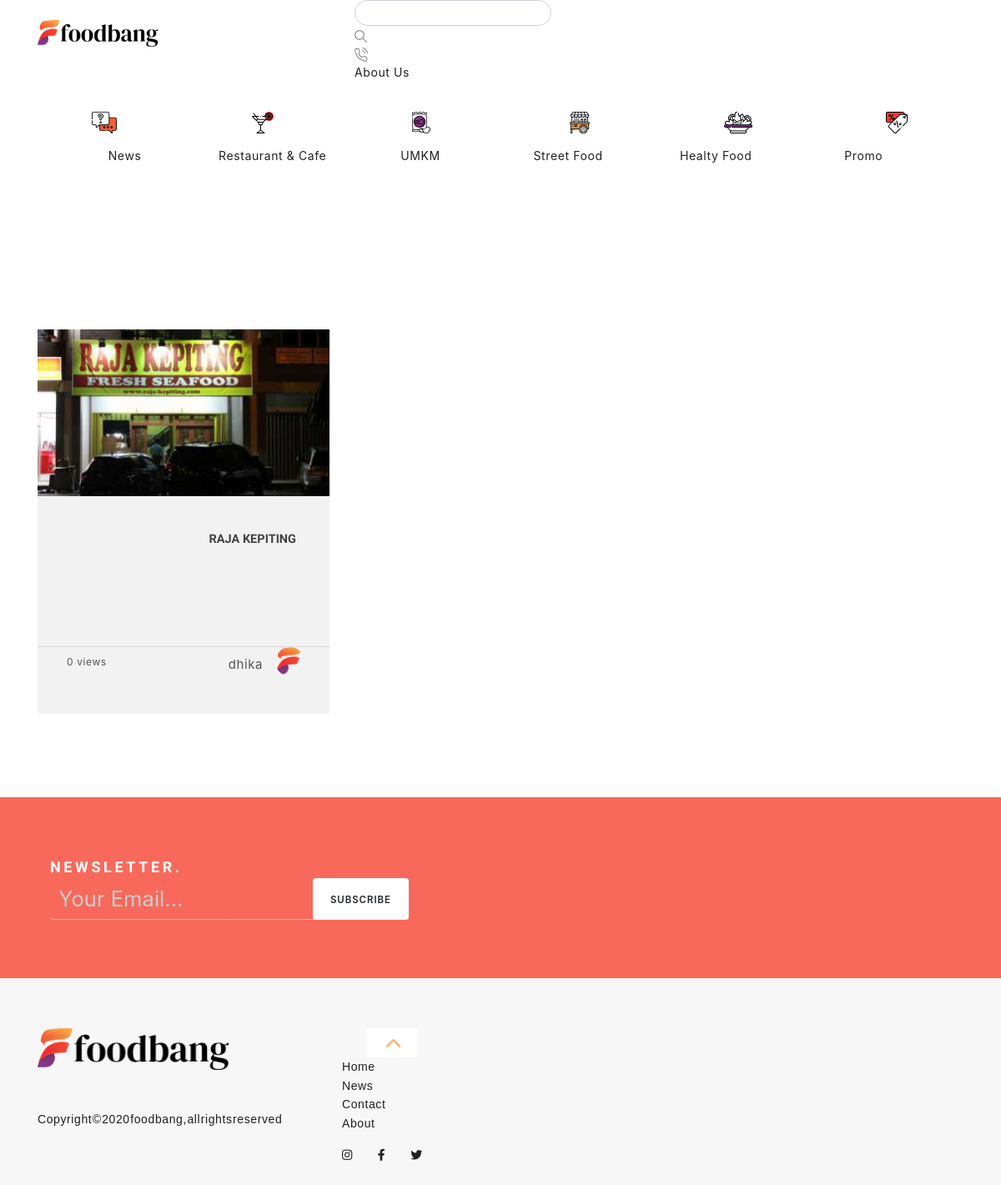
Page /category/makan-kenyang on the earlier database version.
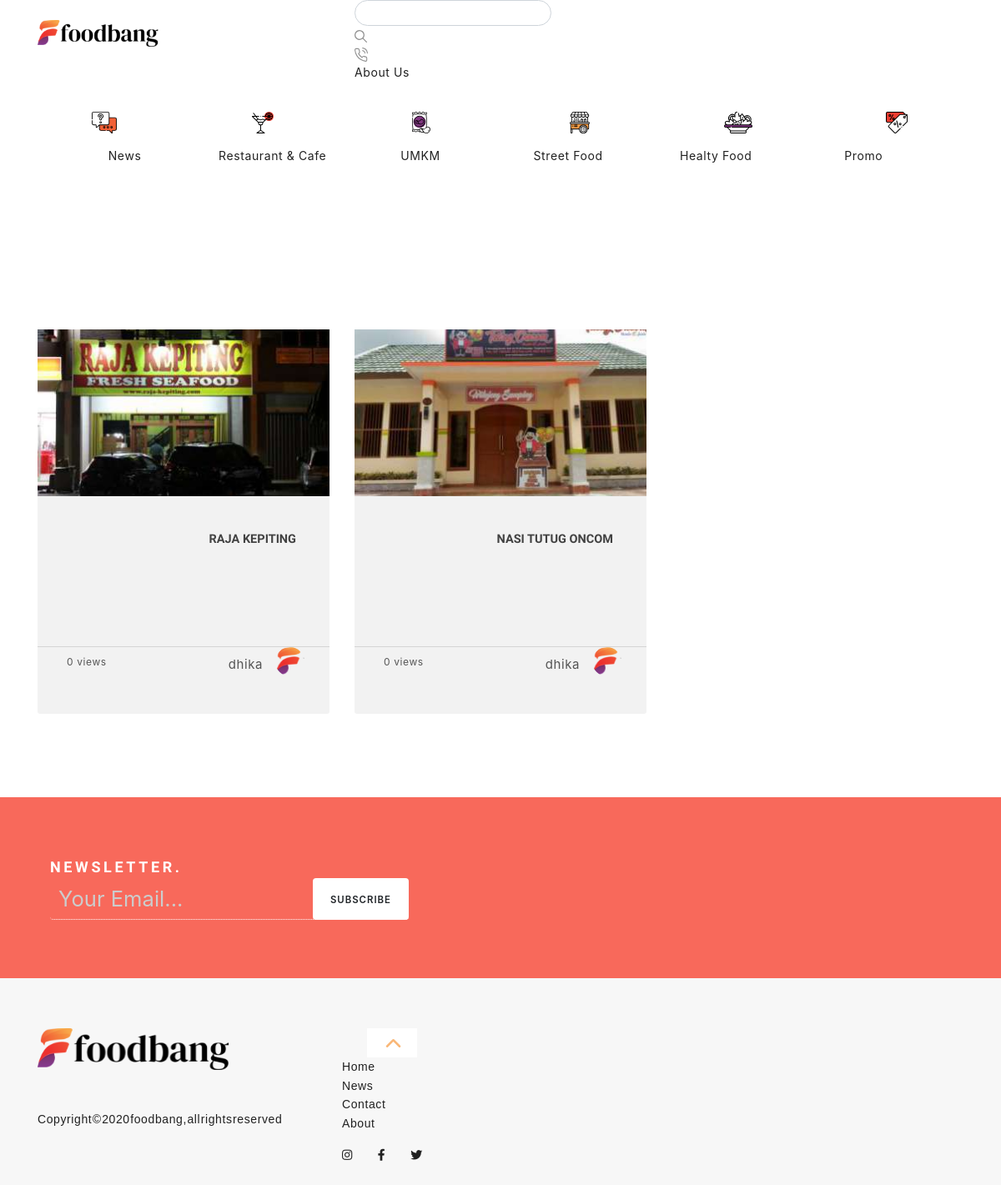
Same page on the later database version.
### tables this page shows
CREATE TABLE `tbl_post` (
  `post_id` int(11) NOT NULL,
  `post_title` varchar(250) DEFAULT NULL,
  `post_description` text DEFAULT NULL,
  `post_description_title` varchar(255) NOT NULL,
  `post_contents` longtext DEFAULT NULL,
  `post_image` varchar(40) DEFAULT NULL,
  `post_image_desc` varchar(255) NOT NULL,
  `post_date` timestamp NULL DEFAULT current_timestamp(),
  `post_last_update` datetime DEFAULT NULL,
  `post_type_id` int(11) NOT NULL,
  `post_category_id` int(11) DEFAULT NULL,
  `post_subcategory_id` int(11) NOT NULL,
  `post_tags` varchar(225) DEFAULT NULL,
  `post_slug` varchar(250) DEFAULT NULL,
  `post_feature_article` int(11) NOT NULL,
  `post_city_id` int(11) NOT NULL,
  `post_location_id` int(11) NOT NULL,
  `post_halal_id` int(11) NOT NULL,
  `post_additional_id` int(11) NOT NULL,
  `post_status` int(11) DEFAULT NULL COMMENT '1=Publish, 0=Unpublish',
  `post_views` int(11) DEFAULT 0,
  `post_user_id` int(11) DEFAULT NULL,
  `post_detail_id` varchar(255) NOT NULL,
  `email_news_update` int(11) NOT NULL DEFAULT 0
);

CREATE TABLE `tbl_user` (
  `user_id` int(11) NOT NULL,
  `user_name` varchar(100) DEFAULT NULL,
  `user_email` varchar(60) DEFAULT NULL,
  `user_password` varchar(40) DEFAULT NULL,
  `user_level` varchar(10) DEFAULT NULL,
  `user_status` varchar(10) DEFAULT '1',
  `user_photo` varchar(40) DEFAULT NULL
);

### application/controllers/Category.php (called while the page is built, shortened)
<?php
class Category extends CI_Controller{
	function __construct(){
		$this->load->model('Category_model','category_model');
		$this->load->model('Visitor_model','visitor_model');
		$this->load->model('Blog_model','blog_model');
		$this->load->model('Site_model','site_model');
        $this->load->helper('text');
	}
	function detail($slug){
		$data=$this->category_model->get_blog_by_category($slug);
		if($data->num_rows() > 0){
			$q=$data->row_array();
			$category_id=$q['category_id'];
			$kategori_nama=$q['category_name'];
			$jum=$data;
	        $page=$this->uri->segment(3);
	        if(!$page):
	            $off = 0;
	        else:
	            $off = $page;
	        endif;
	        $limit=9;
	        $offset = $off > 0 ? (($off - 1) * $limit) : $off;
	        $config['base_url'] = base_url() . 'category/'.$slug.'/';
	        $config['total_rows'] = $jum->num_rows();
	        $config['per_page'] = $limit;
	        $config['uri_segment'] = 3;
	        $config['use_page_numbers']=TRUE;
	        $config['full_tag_open']    = '<div class="row"><nav class="page-pagination mt-60"><ul class="page-numbers">';
	        $config['full_tag_close']   = '</ul></nav></div>';
	        $config['num_tag_open']     = '<li><span class="page-numbers">';
	        $config['num_tag_close']    = '</span></li>';
	        $config['cur_tag_open']     = '<li><span class="page-numbers current">';
	        $config['cur_tag_close']    = '<span class="sr-only">(current)</span></span></li>';
	        $config['next_tag_open']    = '<li><span class="page-numbers">';
	        $config['next_tagl_close']  = '<span aria-hidden="true">&raquo;</span></span></li>';
	        $config['prev_tag_open']    = '<li><span class="page-numbers">';
	        $config['prev_tagl_close']  = '</span>Next</li>';
	        $config['first_tag_open']   = '<li><span class="page-numbers">';
	        $config['first_tagl_close'] = '</span></li>';
	        $config['last_tag_open']    = '<li><span class="page-numbers">';
	        $config['last_tagl_close']  = '</span></li>';
		    $config['first_link'] = '<';
		    $config['last_link'] = '>';
		    $config['next_link'] = '>>';
		    $config['prev_link'] = '<<';
	        $this->pagination->initialize($config);
	        $x['page'] =$this->pagination->create_links();
			$x['data']=$this->category_model->blog_category_perpage($category_id,$offset,$limit);
			$x['judul']= $kategori_nama;
			$x['description']= "Kumpulan artikel ".$kategori_nama." yang bermanfaat untuk menambah wawasan Anda.";
			if(empty($this->uri->segment(3))){
				$next_page=2;
				$x['canonical']=site_url('category/'.$slug);
				$x['url_prev']="";
			}elseif($this->uri->segment(3)=='1'){
				$next_page=2;
				$x['canonical']=site_url('category/'.$slug);
				$x['url_prev']=site_url('category/'.$slug);
			}elseif($this->uri->segment(3)=='2'){
				$next_page=$this->uri->segment(3)+1;
				$x['canonical']=site_url('category/'.$slug.'/'.$this->uri->segment(3));
				$x['url_prev']=site_url('category/'.$slug);
			}else{
				$next_page=$this->uri->segment(3)+1;
				$prev_page=$this->uri->segment(3)-1;
				$x['canonical']=site_url('category/'.$slug.'/'.$this->uri->segment(3));
				$x['url_prev']=site_url('category/'.$slug.'/'.$prev_page);
			}
			$x['url_next']=site_url('category/'.$slug.'/'.$next_page);
			$x['populer_post'] = $this->blog_model->get_popular_post();
			$site_info = $this->db->get('tbl_site', 1)->row();
			$v['logo'] =  $site_info->site_logo_header;
			$x['icon'] = $site_info->site_favicon;
			$x['site_image'] = $site_info->site_logo_big;
			$x['header'] = $this->load->view('header',$v,TRUE);
			$x['footer'] = $this->load->view('footer','',TRUE);
			$site = $this->site_model->get_site_data()->row_array();
			$x['site_name'] = $site['site_name'];
			$x['site_twitter'] = $site['site_twitter'];
			$this->load->view('blog_category_view',$x);
		}else{
			redirect('blog');
		}
	}
}

### index.php (called while the page is built, shortened)
<?php
require_once BASEPATH.'core/CodeIgniter.php';

### application/models/Category_model.php (called while the page is built, shortened)
<?php
class Category_model extends CI_Model
{
    public function get_blog_by_category($slug)
    {
        $query = $this->db->query("SELECT tbl_post.*,tbl_category.*,user_name,user_photo FROM
			tbl_post LEFT JOIN tbl_category ON post_category_id=category_id
			LEFT JOIN tbl_user ON post_user_id=user_id WHERE category_slug='$slug'");
        return $query;
    }
    public function blog_category_perpage($category_id, $offset, $limit)
    {
        $query = $this->db->query("SELECT tbl_post.*,tbl_category.*,user_name,user_photo FROM
			tbl_post LEFT JOIN tbl_category ON post_category_id=category_id
			LEFT JOIN tbl_user ON post_user_id=user_id
			WHERE category_id='$category_id' LIMIT $offset,$limit");
        return $query;
    }
}

### application/views/blog_category_view.php (the view, shortened to what the rows shown need)
<!DOCTYPE html>
<html lang="en">
	<head>
		<link rel="stylesheet" href="<?php echo base_url() . 'theme/css/bootstrap.min.css' ?>"/>
		<link rel="stylesheet" href="<?php echo base_url() . 'theme/css/style.css' ?>"/>
		<link rel="stylesheet" href="<?php echo base_url() . 'theme/css/padding-margin.css' ?>"/>
		<link rel="stylesheet" href="<?php echo base_url() . 'assets/plugins/fontawesome/css/all.css' ?>"/>
	</head>
	<body class="content-animate">
		<div id="top" class="page">
			<main class="cd-main-content mt-100">
				<section class="page-section small-section">
					<div class="container relative">
						<div class="row multi-columns-row">
								<?php foreach ($data->result() as $row): ?>
								<div class="col-md-4 col-sm-6 mb-30 wow fadeIn">
									<article>
										<a class="articles-card" href="<?php echo site_url('blog/' . $row->post_slug); ?>" title="">
											<div class="card-wrap">
												<div class="card-image">
													<div class="article-thumbnail" data-background="<?php echo base_url() . 'assets/images/thumb/' . $row->post_image; ?>"></div>
												</div>
												<div class="card-body text-right">
													<h2 class="heading6 lp-0 mt-0 font-face1 text-right"><?php echo $row->post_title; ?></h2>
												</div>
												<div class="card-footer">
													<div class="article_author">
														<div class="portrait" data-background="<?php echo base_url() . 'assets/images/' . $row->user_photo; ?>"></div>
														<div class="author light-text"><?php echo $row->user_name; ?></div>
													</div>
												</div>
											</div>
										</a>
										<div class="like light-text"><a href="javascript:void(0)"></a> <?php echo $row->post_views . ' views'; ?></div>
									</article>
								</div>
								<?php endforeach;?>
						</div>
					</div>
				</section>
				<section  class="page-section subscribe-section small-section">
					<div class="container">
						<div class="row">
							<div class="col-md-10 col-md-offset-1">
								<div class="form-subscribe mb-50 mb-sm-0">
									<div class="col-sm-6 mb-sm-40">
										<h2 class="heading5 mt-0 font-face1 white-color fw700 mb-0" >Newsletter.</h2>
									</div>
								</div>
							</div>
						</div>
					</div>
				</section>
				</main>
		</div>
	</body>
</html>

Differences in the rows shown:
added tbl_post: shows a picture, post_title "NASI TUTUG ONCOM", tbl_user.user_name "dhika", post_views "0"
